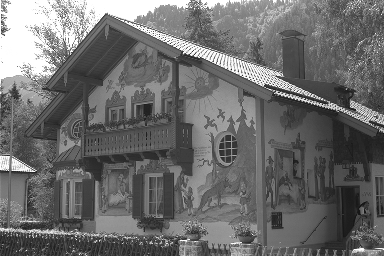
%> input picture in/house.tif, 384 x 256 px
$ octave lab1.m   (GNU Octave 9; MATLAB toolbox functions it lacks are replaced by stand-ins)
%> lines starting %> are read from the running program, lines starting %| are printed output that depends on the picture; in (x1, y1, x2, y2) boxes, pixels count from 0 and x2, y2 are one past the last pixel; in counts of white or black regions, pixels touching at a corner belong together; the program's own positions count from 1
### Lab1/source/image_histogram.m
function [h]=image_histogram(A)
h=zeros(1,256);
for i=1:256
    h(i)=length(find(A==i-1));
end

### Lab1/source/pointTrans.m
function [out]=pointTrans(inp,T1,T2)
out=zeros(size(inp));
m=255/(T2-T1);
c=-1*(m*T1);
for i=1:size(inp,1)*size(inp,2)
    if inp(i)<=T1
        out(i)=0;
    else
        if inp(i)>=T2
            out(i)=255;
        else
            out(i) = ceil(m*inp(i)+c);
        end
    end
end


### source/gemmaCorrection.m
function out=gemmaCorrection(inp,gemma)
out = inp/255;
out = out.^(1/gemma);
out = out*255;

### source/lab1.m
close all;
cd 'C:\Users\user3\Downloads\Documents\Training\3_Image_Processing_Labs\source';
image_path=('C:\Users\user3\Downloads\Documents\Training\3_Image_Processing_Labs\in\yacht.tif');

house_path=('C:\Users\user3\Downloads\Documents\Training\3_Image_Processing_Labs\in\house.tif');
image_house=imread(house_path);
%> image_house is the input picture: size 256x384 uint8; min 18, max 255, mean 108.5
A=imread(image_path);
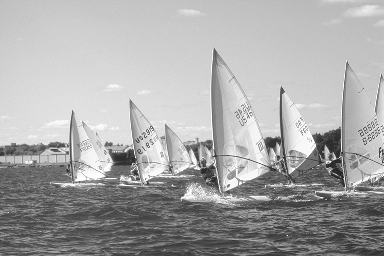
%> input picture in/yacht.tif, 384 x 256 px
%> A is the input picture: size 256x384 uint8; min 34, max 255, mean 168
%whos
B=double(A);
whos
image(B);
colormap(gray(256));
axis('image')
title ('yatch')

% Horizontally Flipped Image
h_flip=flip(B,2);
figure;
image(h_flip);
colormap(gray(256));
title('horizontally flipped');
cd ..;
cd out;
imwrite(uint8(h_flip),'yatch_h_flip.png','PNG');

% Vertical Flip
v_flip=flip(B,1);
figure;
image(v_flip);
colormap(gray(256));
title('vertically fillped');


% Negative of the image
negative=255-B;
figure;
image(negative);
colormap(gray(255));
title ('negative image');

% multiplication by 1.5
multiplied = 1.5*B;
image(multiplied);
colormap(gray(255));
title('multiplied by 1.5');

%manual histogram
narrow_path=('C:\Users\user3\Downloads\Documents\Training\3_Image_Processing_Labs\in\narrow.tif');
image_house=imread(narrow_path);
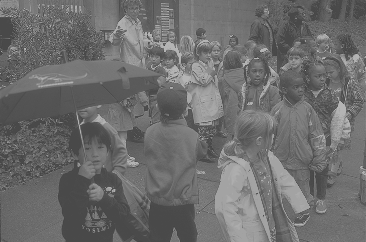
%> input picture in/narrow.tif, 366 x 242 px
%> image_house is the input picture: size 242x366 uint8; min 70, max 180, mean 108.6
h=image_histogram(image_house);
%> after the loop in image_histogram, `for i=1:256`: h = 256 values, max 3712 at index 74, min 0 at index 1, mean 346
stem(h);
%> figure, not shown here; highest point at x = 74, y = 3712
figure;
im_reshape=reshape(image_house,1,size(image_house,1)*size(image_house,2));
hist(im_reshape,[0:255]);
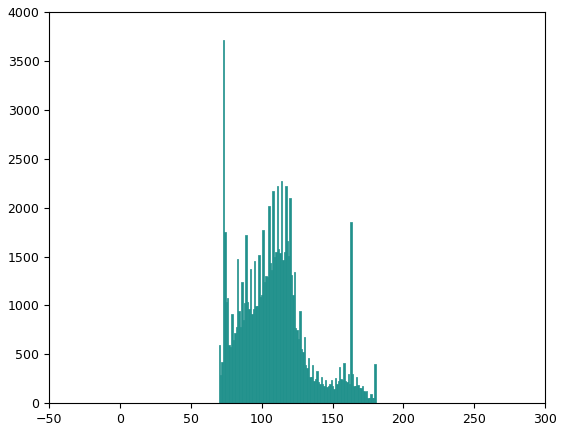
%> figure redrawn from the program's plot data; tallest bar 3712 high, from x = 72.5 to 73.5

%point transform
transformed=pointTrans(double(image_house),70,180);
%> after the loop in pointTrans, `for i=1:size(inp,1)*size(inp,2)`:
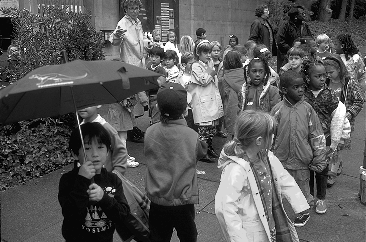
%> out: size 242x366 double; min 0, max 255, mean 90.1
% if you don't covert the image into double, the
% results won't make any sense.
figure;
subplot(2,2,1);
image(image_house);
colormap(gray(255));
title('normal image');
subplot(2,2,2);
image(transformed);
colormap(gray(255));
title('point transformed');
subplot(2,2,3);
stem(h);
title('normal histogream');
transformed_histogram=image_histogram(transformed);
%> transformed_histogram = 256 values, max 3712 at index 8, min 0 at index 2, mean 346
subplot(2,2,4);
stem(transformed_histogram);
title('transformed histogram');
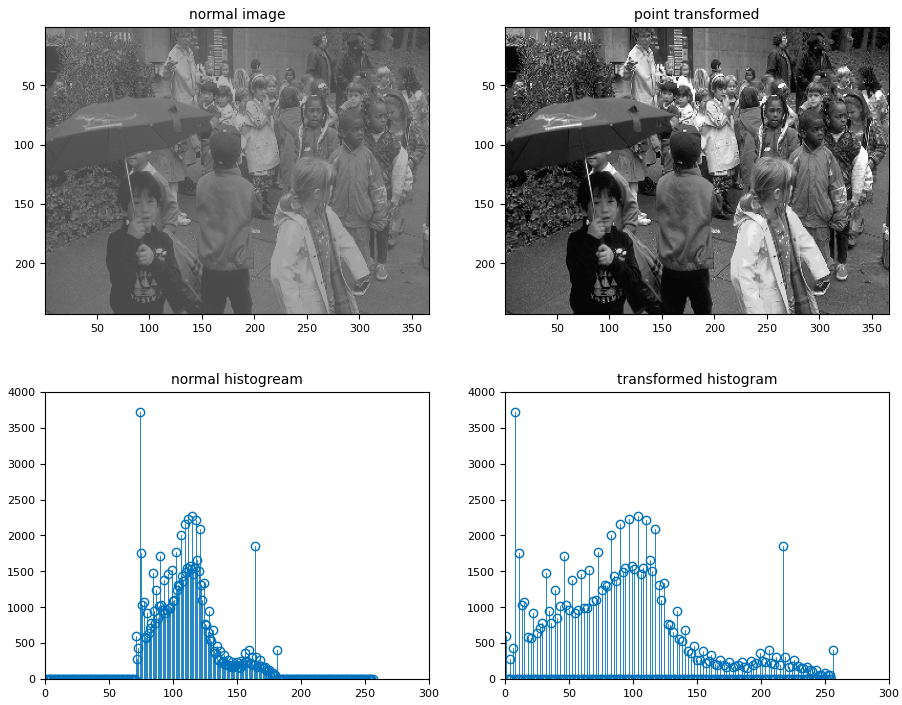
%> figure redrawn from the program's plot data, 4 panels

%% Gemma Correction
image_path=('C:\Users\user3\Downloads\Documents\Training\3_Image_Processing_Labs\in\dark.tif');
A=imread(image_path);
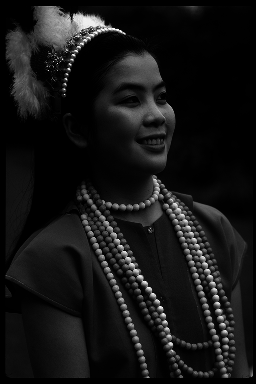
%> input picture in/dark.tif, 256 x 384 px
%> A is the input picture: size 384x256 uint8; min 0, max 253, mean 21.3
figure;
subplot (1,2,1);
image(A);
colormap(gray(255));
B=gemmaCorrection(A,2.2);
%> in gemmaCorrection, `out = inp/255;`:
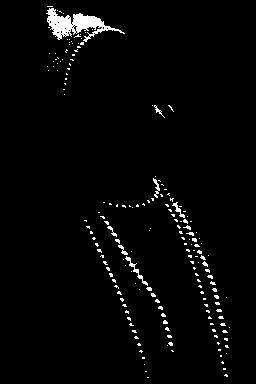
%> out: size 384x256 uint8; values 0 (black) and 1 (white), 2.6% white; 183 white regions (176 under 20 px), largest, box (x1, y1, x2, y2) and area: (46, 8, 125, 42) 1012, (125, 256, 148, 286) 106, (172, 202, 185, 218) 60
subplot (1,2,2);
image(B);
colormap(gray(255));
